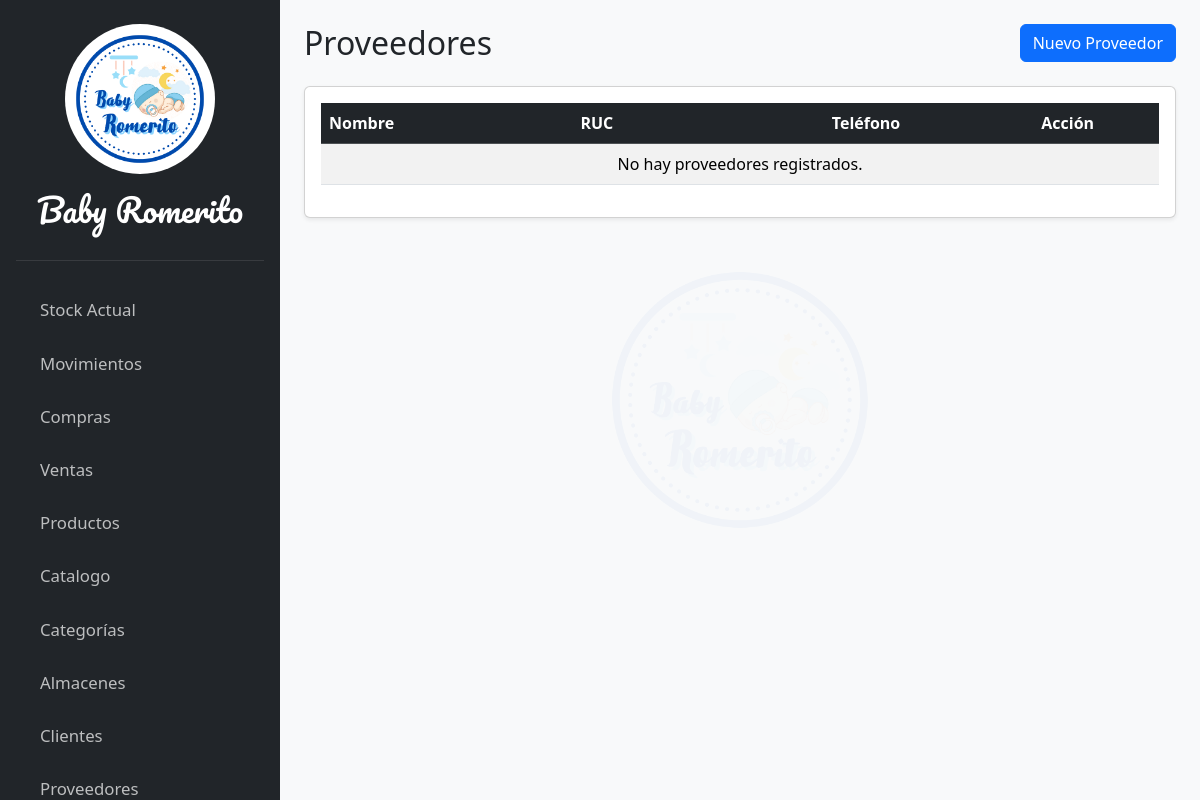
/proveedores/proveedor/lista, run on an earlier commit of the app's database.
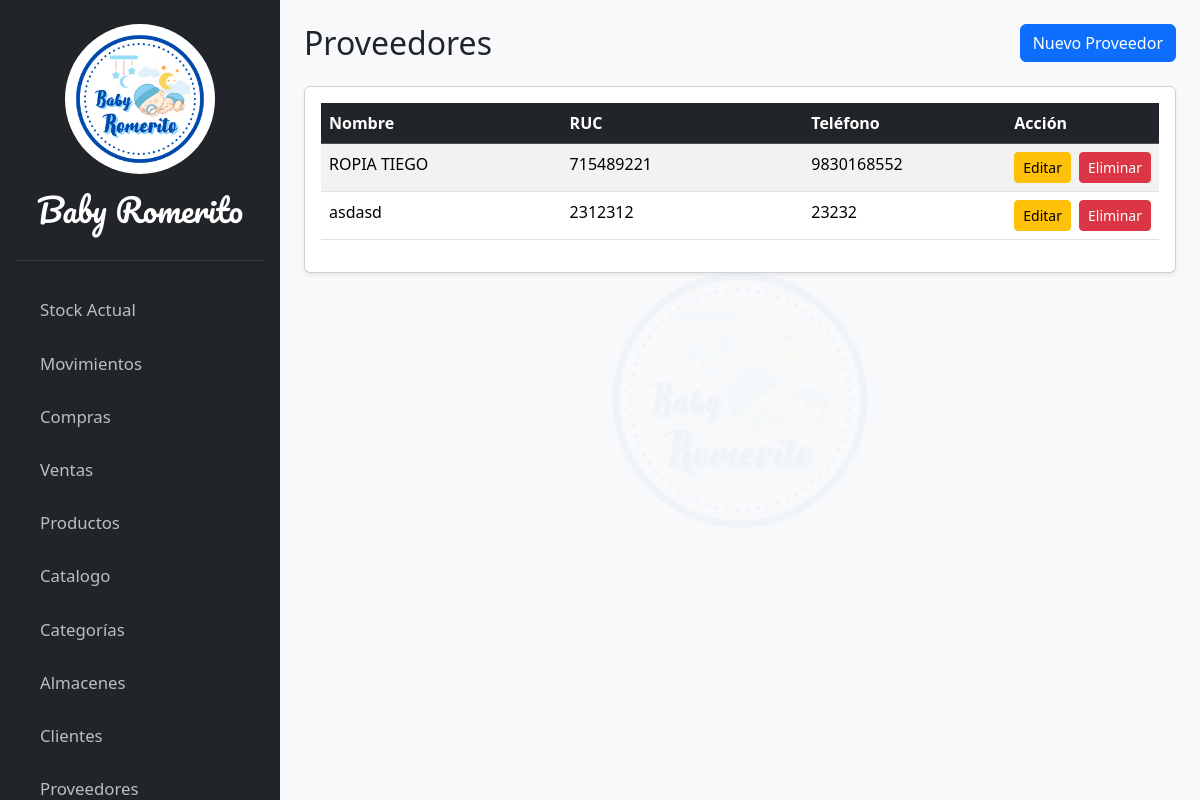
And on a later commit of the database.
### apps/proveedores/models.py (models this page shows, shortened)
class Proveedor(models.Model):
    nombre = models.CharField("Nombre del Proveedor", max_length=255)
    ruc = models.CharField("RUC", max_length=11, null=True, blank=True)
    telefono = models.CharField("Teléfono", max_length=20, null=True, blank=True)

### apps/proveedores/views.py (the view)
# urls.py: path('proveedor/lista', views.ProveedorListView.as_view(), name='proveedor-list'),
class ProveedorListView(ListView):
    model = Proveedor
    template_name = 'proveedor/pages/proveedor_list.html'
    context_object_name = 'proveedores'

### templates/proveedor/pages/proveedor_list.html (shortened to what this page needs)
{% extends 'core/base.html' %}
{% block content %}
<header class="d-flex justify-content-between align-items-center mb-4">
  <h2 class="m-0">Proveedores</h2>
  <button
    hx-get="{% url 'proveedor-create' %}"
    hx-target="#proveedor-table"
    hx-swap="afterbegin"
    class="btn btn-primary">
    Nuevo Proveedor
  </button>
</header>
<div class="card shadow-sm">
  <div class="card-body">
    <table id="datatable-proveedores" class="table table-striped table-hover" style="width:100%">
      <thead class="table-dark">
        <tr>
          <th style="width: 30%;">Nombre</th>
          <th style="width: 30%;">RUC</th>
          <th style="width: 25%;">Teléfono</th>
          <th style="width: 15%;">Acción</th>
        </tr>
      </thead>
      <tbody id="proveedor-table">
        {% for proveedor in proveedores %}
          {% include 'proveedor/partials/_proveedor_list_rows.html' %}
        {% empty %}
        <tr>
          <td colspan="4" class="text-center">No hay proveedores registrados.</td>
        </tr>
        {% endfor %}
      </tbody>
    </table>
  </div>
</div>
{% endblock %}

### templates/proveedor/partials/_proveedor_list_rows.html
<tr id="proveedor-{{ proveedor.pk }}">
    <td>{{ proveedor.nombre }}</td>
    <td>{{ proveedor.ruc|default:"-" }}</td>
    <td>{{ proveedor.telefono|default:"-" }}</td>
    <td>
        <div class="d-flex gap-2 justify-content-end">
            <button
              hx-get="{% url 'proveedor-edit' proveedor.pk %}"
              hx-target="#proveedor-{{ proveedor.pk }}"
              hx-swap="outerHTML"
              class="btn btn-warning btn-sm">
              Editar
            </button>
            <button
              hx-delete="{% url 'proveedor-delete' proveedor.pk %}"
              hx-target="#proveedor-{{ proveedor.pk }}"
              hx-confirm="¿Estás seguro de que quieres eliminar a '{{ proveedor.nombre }}'?"
              hx-swap="outerHTML"
              class="btn btn-danger btn-sm">
              Eliminar
            </button>
        </div>
    </td>
</tr>

What changed in the data, as far as the page shows it:
added Proveedor: nombre "ROPIA TIEGO", ruc "715489221", telefono "9830168552"
added Proveedor: nombre "asdasd", ruc "2312312", telefono "23232"
Also different on the page:
text no longer shown: "No hay proveedores registrados."
